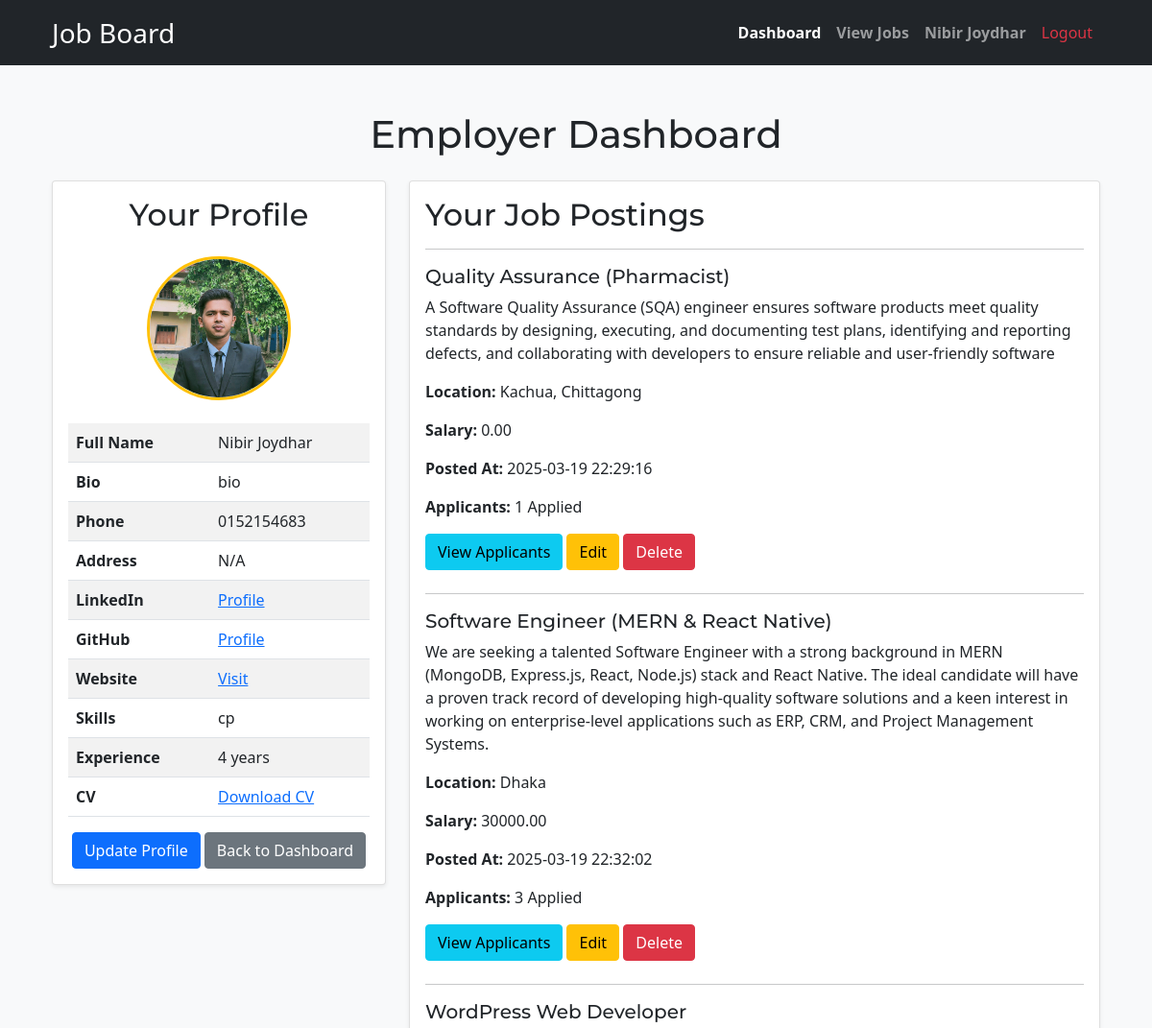
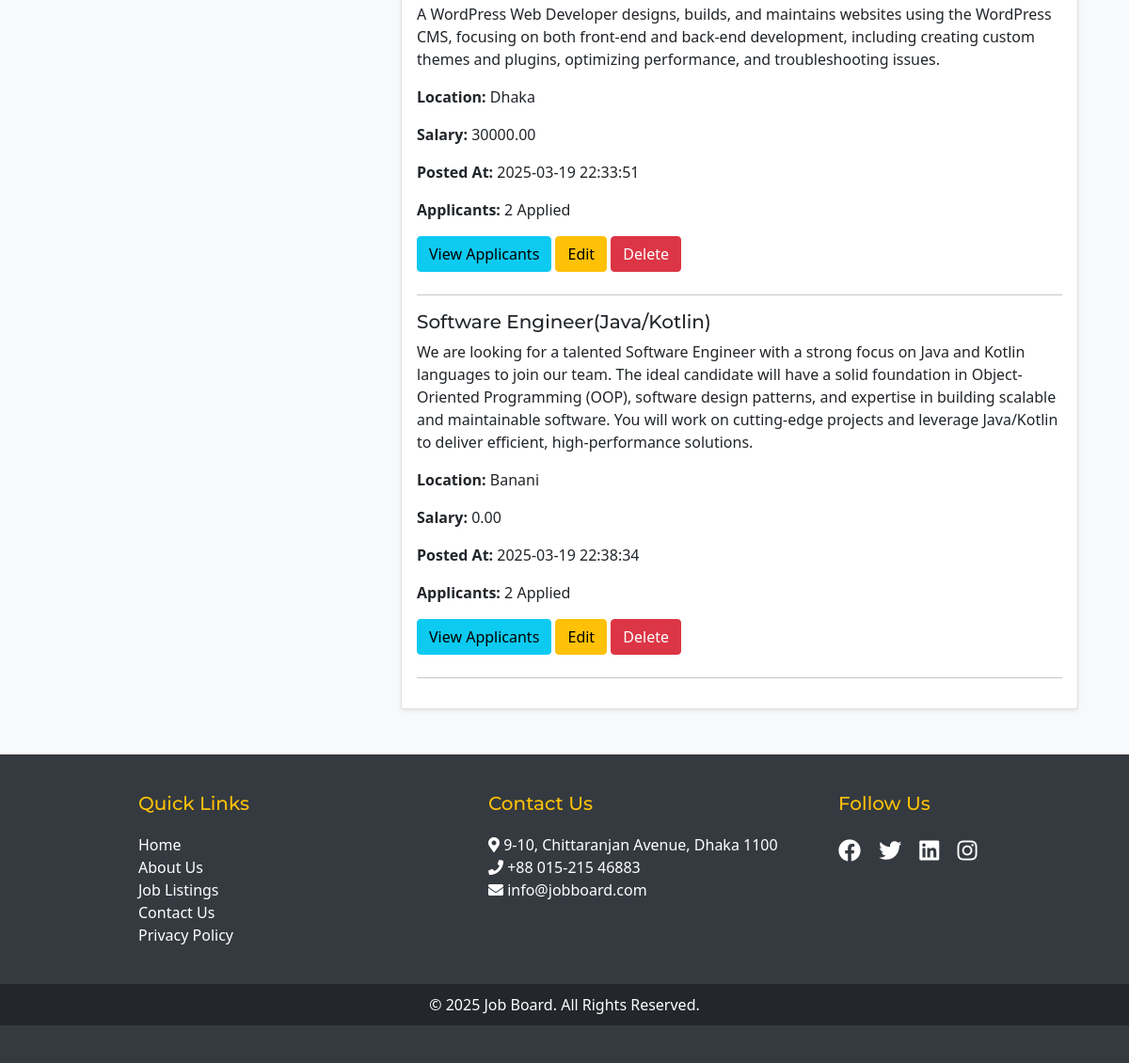
The app's page /employer_dashboard.php (signed in) with its own data (2 pictures, top to bottom).
### tables this page shows
CREATE TABLE `profiles` (
  `id` int(11) NOT NULL,
  `user_id` int(11) NOT NULL,
  `full_name` varchar(255) NOT NULL,
  `bio` text DEFAULT NULL,
  `profile_photo` varchar(255) DEFAULT NULL,
  `phone` varchar(20) DEFAULT NULL,
  `address` varchar(255) DEFAULT NULL,
  `linkedin` varchar(255) DEFAULT NULL,
  `github` varchar(255) DEFAULT NULL,
  `website` varchar(255) DEFAULT NULL,
  `cv` varchar(255) DEFAULT NULL,
  `skills` varchar(255) DEFAULT NULL,
  `experience` text DEFAULT NULL,
  `created_at` timestamp NOT NULL DEFAULT current_timestamp(),
  `updated_at` timestamp NOT NULL DEFAULT current_timestamp() ON UPDATE current_timestamp()
);

CREATE TABLE `jobs` (
  `id` int(11) NOT NULL,
  `title` varchar(255) NOT NULL,
  `description` text NOT NULL,
  `location` varchar(255) NOT NULL,
  `salary` decimal(10,2) NOT NULL,
  `requirements` text DEFAULT NULL,
  `responsibilities` text DEFAULT NULL,
  `employer_id` int(11) NOT NULL,
  `created_at` timestamp NOT NULL DEFAULT current_timestamp()
);

### employer_dashboard.php (the view, shortened to what this page needs)
<?php
include('includes/db.php');
$user_id = $_SESSION['user_id'];
$sql = "SELECT * FROM profiles WHERE user_id = '$user_id'";
$result = $conn->query($sql);
$profile = ($result->num_rows > 0) ? $result->fetch_assoc() : null;
$job_postings_sql = "SELECT * FROM jobs WHERE employer_id = '$user_id'";
$job_postings_result = $conn->query($job_postings_sql);
?>
<!DOCTYPE html>
<html>
<head>
    <?php include('headlink.php'); ?>
</head>
<body class="bg-light">
    <?php include('header.php'); ?>
    <div class="container mt-5">
        <h1 class="text-center mb-4">Employer Dashboard</h1>
        <div class="row">
            <div class="col-md-4">
                <div class="card shadow-sm">
                    <div class="card-body">
                        <h2 class="card-title text-center mb-4">Your Profile</h2>
                        <div class="text-center mb-4">
                            <?php if (!empty($profile['profile_photo'])): ?>
                            <img src="<?php echo htmlspecialchars($profile['profile_photo']); ?>" alt="Profile Photo"
                                class="profile-photo">
                            <?php else: ?>
                            <img src="images/default-profile.png" alt="Default Profile Photo" class="profile-photo">
                            <?php endif; ?>
                        </div>
                        <?php if ($profile): ?>
                        <table class="table table-striped">
                            <tr>
                                <th>Full Name</th>
                                <td><?php echo htmlspecialchars($profile['full_name']); ?></td>
                            </tr>
                            <tr>
                                <th>Bio</th>
                                <td><?php echo htmlspecialchars($profile['bio']); ?></td>
                            </tr>
                            <tr>
                                <th>Phone</th>
                                <td><?php echo htmlspecialchars($profile['phone']); ?></td>
                            </tr>
                            <tr>
                                <th>Address</th>
                                <td><?php echo htmlspecialchars($profile['address']); ?></td>
                            </tr>
                            <tr>
                                <th>LinkedIn</th>
                                <td><a href="<?php echo htmlspecialchars($profile['linkedin']); ?>"
                                        target="_blank">Profile</a></td>
                            </tr>
                            <tr>
                                <th>GitHub</th>
                                <td><a href="<?php echo htmlspecialchars($profile['github']); ?>"
                                        target="_blank">Profile</a></td>
                            </tr>
                            <tr>
                                <th>Website</th>
                                <td><a href="<?php echo htmlspecialchars($profile['website']); ?>"
                                        target="_blank">Visit</a></td>
                            </tr>
                            <tr>
                                <th>Skills</th>
                                <td><?php echo htmlspecialchars($profile['skills']); ?></td>
                            </tr>
                            <tr>
                                <th>Experience</th>
                                <td><?php echo htmlspecialchars($profile['experience']); ?></td>
                            </tr>
                            <?php if (!empty($profile['cv'])): ?>
                            <tr>
                                <th>CV</th>
                                <td><a href="<?php echo htmlspecialchars($profile['cv']); ?>" target="_blank">Download
                                        CV</a></td>
                            </tr>
                            <?php endif; ?>
                        </table>
                        <?php else: ?>
                        <div class="alert alert-info">No profile details found.</div>
                        <?php endif; ?>
                        <div class="text-center mt-3">
                            <a href="update_profile.php" class="btn btn-primary">Update Profile</a>
                            <a href="<?php
                            switch ($_SESSION['role']) {
                                case 'employer':
                                    echo 'employer_dashboard.php';
                                    break;
                            }
                            ?>" class="btn btn-secondary">Back to Dashboard</a>
                        </div>
                    </div>
                </div>
            </div>
            <div class="col-md-8">
                <div class="card shadow-sm">
                    <div class="card-body">
                        <h2 class="card-title">Your Job Postings</h2>
                        <hr>
                        <?php
                        if ($job_postings_result->num_rows > 0) {
                            while ($row = $job_postings_result->fetch_assoc()) {
                                $job_id = $row['id'];
                                $count_sql = "SELECT COUNT(*) AS total_applications FROM applications WHERE job_id = '$job_id'";
                                $count_result = $conn->query($count_sql);
                                $applications_count = $count_result->fetch_assoc()['total_applications'];
                                echo "<div class='mb-4' id='job-" . $job_id . "'>";
                                echo "<h5>" . $row['title'] . "</h5>";
                                echo "<p>" . $row['description'] . "</p>";
                                echo "<p><strong>Location:</strong> " . $row['location'] . "</p>";
                                echo "<p><strong>Salary:</strong> " . $row['salary'] . "</p>";
                                echo "<p><strong>Posted At:</strong> " . $row['created_at'] . "</p>";
                                echo "<p><strong>Applicants:</strong> " . $applications_count . " Applied</p>";
                                echo "<a href='view_applications.php?job_id=" . $job_id . "' class='btn btn-info'>View Applicants</a> ";
                                echo "<a href='edit_job.php?id=" . $job_id . "' class='btn btn-warning'>Edit</a> ";
                                echo "<button class='btn btn-danger delete-job' data-id='" . $job_id . "'>Delete</button>";
                                echo "</div><hr>";
                            }
                        } else {
                            echo "<p>No job postings yet. <a href='post_job.php'>Post a job now</a>.</p>";
                        }
                        ?>
                    </div>
                </div>
            </div>
        </div>
    </div>
    <?php include('footer.php'); ?>
</body>
</html>

### css/styles.css (style rules this page uses)
body { background-color: #f8f9fa; }
.card { border-radius: 12px; }
.btn { border-radius: 8px; }

### css/custom.css (style rules this page uses)
body { background-color: #f8f9fa; }
.card { border: none; border-radius: 10px; transition: transform 0.3s ease; }
.btn-primary { background-color: #007bff; border-color: #007bff; }
body { font-family: 'Poppins', sans-serif; }
h1, h2, h3, h4, h5, h6 { font-family: 'Montserrat', sans-serif; }

### employer_dashboard.php (style rules this page uses)
.profile-photo { width: 150px; height: 150px; border-radius: 50%; object-fit: cover; border: 3px solid #ffc107; }

### records on screen
profiles: profile_photo (picture), full_name "Nibir Joydhar", bio "bio", phone "0152154683", address "N/A", skills "cp", experience "4 years"
jobs: title "Quality Assurance (Pharmacist)", description "A Software Quality Assurance (SQA) engineer ensures software products meet quality standards by designing, executing, and documenting test plans, identifying and reporting defects, and collaborating with developers to ensure reliable and user-friendly software", location "Kachua, Chittagong", salary "0.00", created_at "2025-03-19 22:29:16", applications_count "1"
jobs: title "Software Engineer (MERN & React Native)", description "We are seeking a talented Software Engineer with a strong background in MERN (MongoDB, Express.js, React, Node.js) stack and React Native. The ideal candidate will have a proven track record of developing high-quality software solutions and a keen interest in working on enterprise-level applications such as ERP, CRM, and Project Management Systems.", location "Dhaka", salary "30000.00", created_at "2025-03-19 22:32:02", applications_count "3"
jobs: title "WordPress Web Developer", description "A WordPress Web Developer designs, builds, and maintains websites using the WordPress CMS, focusing on both front-end and back-end development, including creating custom themes and plugins, optimizing performance, and troubleshooting issues.", location "Dhaka", salary "30000.00", created_at "2025-03-19 22:33:51", applications_count "2"
jobs: title "Software Engineer(Java/Kotlin)", description "We are looking for a talented Software Engineer with a strong focus on Java and Kotlin languages to join our team. The ideal candidate will have a solid foundation in Object-Oriented Programming (OOP), software design patterns, and expertise in building scalable and maintainable software. You will work on cutting-edge projects and leverage Java/Kotlin to deliver efficient, high-performance solutions.", location "Banani", salary "0.00", created_at "2025-03-19 22:38:34", applications_count "2"

### other values on screen
$_SESSION['name'] "Nibir Joydhar"
